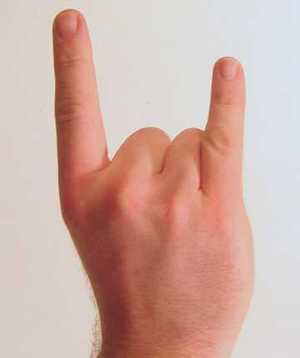
//> input picture haar/test.jpg, 300 x 358 px
$ ./main   (built with g++ and OpenCV 4)
//> lines starting //> are read from the running program, lines starting //| are printed output that depends on the picture; after the words box and inside, x2 and y2 are one past the last pixel; in counts of white or black regions, pixels touching at a corner belong together
#include <opencv/cv.h>
#include <opencv/highgui.h>
#include <opencv2/objdetect/objdetect.hpp>
#include <opencv2/features2d/features2d.hpp>
#include <opencv2/core/core.hpp>
#include <opencv2/highgui/highgui.hpp>
#include <opencv2/legacy/legacy.hpp>
#include <opencv2/legacy/compat.hpp>
#include <opencv2/flann/flann.hpp>
#include <opencv2/calib3d/calib3d.hpp>
#include <opencv2/nonfree/features2d.hpp>
#include <opencv2/nonfree/nonfree.hpp>
#include "iostream"
#include "stdio.h"
#include "stdlib.h"
#include <vector>
#include <vector>
#include <math.h>
using namespace cv;
using namespace std;

int haar_f1[4][4];
int haar_f2[4][4];
int haar_f3[4][4];
vector<int>temp;


void* new2d(int h, int w, int size){
    register int i;
    void **p;

    p = (void**)new char[h*sizeof(void*) + h*w*size];
    for(i = 0; i < h; i++)
    {
        p[i] = ((char *)(p + h)) + i*w*size;
    }
	return p;
}
int matching_for_up_feature(Mat img, int **mask, int size, vector<int>record_coor[2], int pro_threshold){
	int e = 0;
	int ssd = 0;
	int match_num = 0;
	record_coor[0].clear();
	record_coor[1].clear();
	/*int match_point_counter = 0;*/
	for(int i = 0; i < img.rows; i++){
		for(int j = 0; j < img.cols; j++){
			e = 0;
			ssd = 0;
			//match_point_counter = 0;
			if(i<=img.rows-size && j<= img.cols-size){
				for(int k = 0; k < size; k++){
					for(int m = 0; m < size; m++){
						/*if(img.data[img.step[0]*(i+k) + img.step[1]*(j+m) + 0] == mask[k][m])
							match_point_counter++;*/
						e = img.data[img.step[0]*(i+k) + img.step[1]*(j+m) + 0]-mask[k][m];
						ssd += e*e;
					}
				}
				// [5 lines of commented-out code are left out]
				if(ssd < size*size*255*255/pro_threshold){
					record_coor[0].push_back(i);
					record_coor[1].push_back(j);
					match_num++;
				}
			}
		}
	}
	return match_num;
}

int feature_matching(Mat img, int **mask, int size, vector<int>record_coor[2], int threshold){
	int e = 0;
	int ssd = 0;
	int match_num = 0;
	record_coor[0].clear();
	record_coor[1].clear();
	for(int i = 0; i < img.rows; i++){
		for(int j = 0; j < img.cols; j++){
			e = 0;
			ssd = 0;
			if(i<=img.rows-size && j<= img.cols-size){
				for(int k = 0; k < size; k++){
					for(int m = 0; m < size; m++){
						e = img.data[img.step[0]*(i+k) + img.step[1]*(j+m) + 0]-mask[k][m];
						ssd += e*e;
					}
				}
				if(ssd < threshold){
					record_coor[0].push_back(i);
					record_coor[1].push_back(j);
					match_num++;
				}
			}
		}
	}
	return match_num;
}

char checkRGBW(int B, int G, int R){
	if(B+G+R == 765)
		return 'W';
	else{
		if(B == 255)
			return 'B';
		else if(G == 255)
			return 'G';
		else
			return 'R';
	}
}
int main(){
	Mat src_image = imread("test.jpg");
//> src_image is the input picture: 358 rows x 300 cols, CV_8UC3; mean B, G, R 165.5, 174, 207.5
		Mat taste;
	src_image.copyTo(taste);
	cv::dilate(src_image, src_image, Mat());
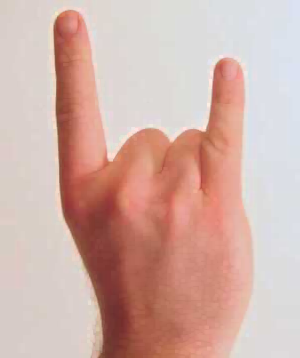
//> src_image: 358 rows x 300 cols, CV_8UC3; mean B, G, R 168.6, 176.8, 210.1
	medianBlur(src_image, src_image, 5);
	Mat test2;
	//IplImage * gray = cvCreateImage(cvGetSize(src_image),IPL_DEPTH_8U,1);
	cvtColor(src_image, src_image, CV_RGB2GRAY);
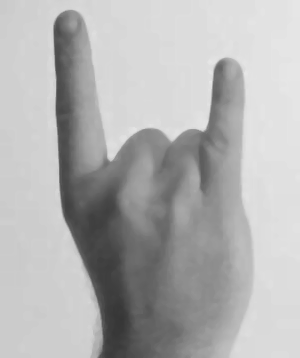
//> src_image: 358 rows x 300 cols, CV_8UC1; min 54, max 231, mean 178.1
	threshold(src_image, src_image, 128, 255, THRESH_BINARY);
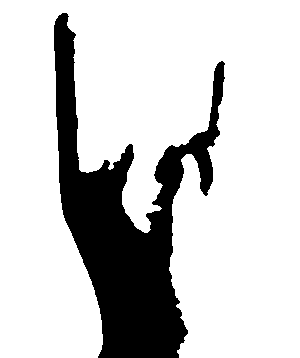
//> src_image: 358 rows x 300 cols, CV_8UC1; 80% white; 1 black region, box (x1, y1, x2, y2) and area: (54, 13, 225, 358) 21440
	for(int i = 0; i < src_image.rows; i++){
		for(int j = 0; j < src_image.cols; j++){
			if(src_image.data[src_image.step[0]*i + src_image.step[1]*j + 0] == 0)
				src_image.data[src_image.step[0]*i + src_image.step[1]*j + 0] = 255;
			else
				src_image.data[src_image.step[0]*i + src_image.step[1]*j + 0] = 0;
		}
	}

	cvtColor(src_image, test2, CV_GRAY2RGB);

	int **mask_l = (int **)new2d(4, 4, sizeof(int));
	int **mask_r = (int **)new2d(4, 4, sizeof(int));
	int **mask_u = (int **)new2d(16, 16, sizeof(int));
	vector<int>coor4l[2];
	vector<int>coor4r[2];
	vector<int>coor4u[2];
	for(int i = 0; i < 4; i++){
		for(int j = 0; j < 4; j++){
			if(j < 2){
				mask_l[i][j] = 255;
				mask_r[i][j] = 0;
			}else{
				mask_l[i][j] = 0;
				mask_r[i][j] = 255;
			}
		}
	}
	for(int i = 0; i < 8; i++){
		for(int j = 0; j < 8; j++){
			if(i < 4)
				mask_u[i][j] = 0;
			else
				mask_u[i][j] = 255;
		}
	}
	/*start haar feature matching*/
	int cl = feature_matching(src_image, mask_l, 4, coor4l, 20);
//> the loop in feature_matching, `for(int i = 0; i < img.rows; i++)` made 358 passes
//> match_num on passes 1 to 3: 0, 0, 0
//> after the loop in feature_matching, `for(int i = 0; i < img.rows; i++)`: e = 0; match_num = 222
//> coor4l = 2 items; cl = 222
	int cr = feature_matching(src_image, mask_r, 4, coor4r, 20);
//> the loop in feature_matching (call 2), `for(int i = 0; i < img.rows; i++)` made 358 passes
//> coor4r = 2 items; cr = 250
	int cu = matching_for_up_feature(src_image, mask_u, 8, coor4u, 6);
//> the loop in matching_for_up_feature, `for(int i = 0; i < img.rows; i++)` made 358 passes
//> after the loop in matching_for_up_feature, `for(int i = 0; i < img.rows; i++)`: e = 0; match_num = 179
//> coor4u = 2 items; cu = 179

	for(int i =0; i < cl;i++){
		for(int j=0; j < 3; j++)
			for(int k=0; k < 3; k++){
				test2.data[test2.step[0]*((coor4l[0][i])+j) + test2.step[1]*((coor4l[1][i])+k) + 0] = 255;
				test2.data[test2.step[0]*((coor4l[0][i])+j) + test2.step[1]*((coor4l[1][i])+k) + 1] = 0;
				test2.data[test2.step[0]*((coor4l[0][i])+j) + test2.step[1]*((coor4l[1][i])+k) + 2] = 0;
			}
	}
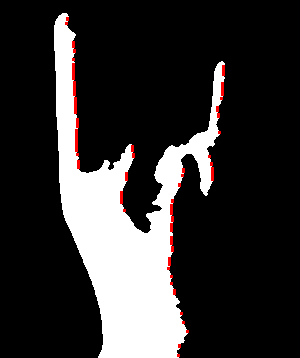
//> test2: 358 rows x 300 cols, CV_8UC3; mean R, G, B 51.6, 49.4, 49.4
	for(int i =0; i < cr;i++){
		for(int j=0; j < 3; j++)
			for(int k=0; k < 3; k++){
				test2.data[test2.step[0]*((coor4r[0][i])+j) + test2.step[1]*((coor4r[1][i])+k) + 1] = 255;
				test2.data[test2.step[0]*((coor4r[0][i])+j) + test2.step[1]*((coor4r[1][i])+k) + 0] = 0;
				test2.data[test2.step[0]*((coor4r[0][i])+j) + test2.step[1]*((coor4r[1][i])+k) + 2] = 0;
			}
	}
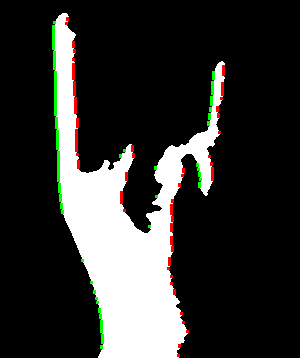
//> test2: 358 rows x 300 cols, CV_8UC3; 0.91% of pixels changed, all inside (x1, y1, x2, y2) = (52, 21, 215, 349)
	for(int i =0; i < cu;i++){
		for(int j=0; j < 3; j++)
			for(int k=0; k < 3; k++){
				test2.data[test2.step[0]*((coor4u[0][i])+j) + test2.step[1]*((coor4u[1][i])+k) + 2] = 255;
				test2.data[test2.step[0]*((coor4u[0][i])+j) + test2.step[1]*((coor4u[1][i])+k) + 0] = 0;
				test2.data[test2.step[0]*((coor4u[0][i])+j) + test2.step[1]*((coor4u[1][i])+k) + 1] = 0;
			}
	}
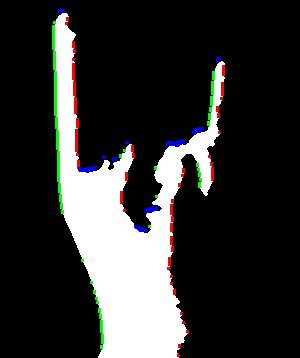
//> test2: 358 rows x 300 cols, CV_8UC3; 0.42% of pixels changed, all inside (x1, y1, x2, y2) = (58, 9, 221, 232)
	int skip_rows = 4;
	int R, G, B;
	int fea_ctr_r = 0;
	int fea_ctr_g = 0;
	int fea_ctr_b = 0;
	vector<int>color_centro[3];/*0:B, 1:G, B: 2:R*/
	vector<int> cens;
	vector<int> cens2;
	int sum = 0;
	int c = 0;
	int kkk = 0;
	for(int i = 0; i < src_image.rows; i+=skip_rows){
		for(int j = 0; j < src_image.cols; j++){
			if(src_image.data[src_image.step[0]*i + src_image.step[1]*j + 0] == 255){
				fea_ctr_r = 0;
				fea_ctr_g = 0;
				fea_ctr_b = 0;
				color_centro[0].clear();
				color_centro[1].clear();
				color_centro[2].clear();
				for(int k = -20; k < 20; k++){
					if(j+k >= 0 && j+k < src_image.cols){
						B = test2.data[test2.step[0]*i + test2.step[1]*(j+k) + 0];
						G = test2.data[test2.step[0]*i + test2.step[1]*(j+k) + 1];
						R = test2.data[test2.step[0]*i + test2.step[1]*(j+k) + 2];
						if(B+G+R == 255){
							if(B == 255){
								fea_ctr_b++;
								color_centro[0].push_back(j+k);
							}else if(G == 255){
								fea_ctr_g++;
								color_centro[1].push_back(j+k);
							}else{
								fea_ctr_r++;
								color_centro[2].push_back(j+k);
							}
						}
					}
				}
				if(color_centro[0].size()!=0 && color_centro[1].size()!=0 &&
					color_centro[1][0] < color_centro[0][0])
				{
					sum = 0;
					c = 0;
					for(int n = 0; n < test2.rows; n+=2){
						for(int m = color_centro[1][0]; m < color_centro[0][0]; m++){
							if(test2.data[test2.step[0]*n + test2.step[1]*m + 2] == 255&&
								test2.data[test2.step[0]*n + test2.step[1]*m + 0] == 0 &&
								test2.data[test2.step[0]*n + test2.step[1]*m + 1] == 0){
									/*test2.data[test2.step[0]*n + test2.step[1]*m + 0] = 0;
									test2.data[test2.step[0]*n + test2.step[1]*m + 1] = 255;
									test2.data[test2.step[0]*n + test2.step[1]*m + 2] = 255;*/
									sum+=n;
									c++;
							}
						}
					}
					if(c!=0){
						cens.push_back(sum/c);
						cens2.push_back( (color_centro[0][0]+color_centro[1][0])/2);
						kkk++;
					}
				}
			}
		}
	}
//> this loop made 90 passes
//> (fea_ctr_g, fea_ctr_b) on passes 1 to 12: (0, 0), (0, 0), (0, 0), (0, 0), (0, 0), (0, 3), (0, 3), (3, 0), (2, 0), (1, 0), (3, 0), (2, 3)


	/*ohohoh*/

	for(int i = 0; i < kkk; i++){
		circle( taste, cvPoint(cens2[i], cens[i]), 10, Scalar( 0, 0, 255 ), 2, 8);
	}
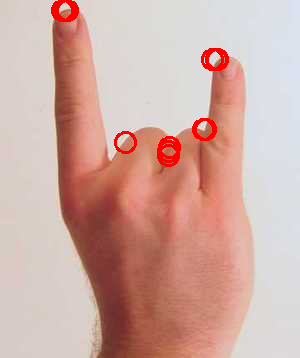
//> taste: 358 rows x 300 cols, CV_8UC3; 1.59% of pixels changed, all inside (x1, y1, x2, y2) = (51, 0, 229, 167)

	// [24 lines of commented-out code are left out]
	imshow("test", taste);
	waitKey(0);

	return 0;
}
